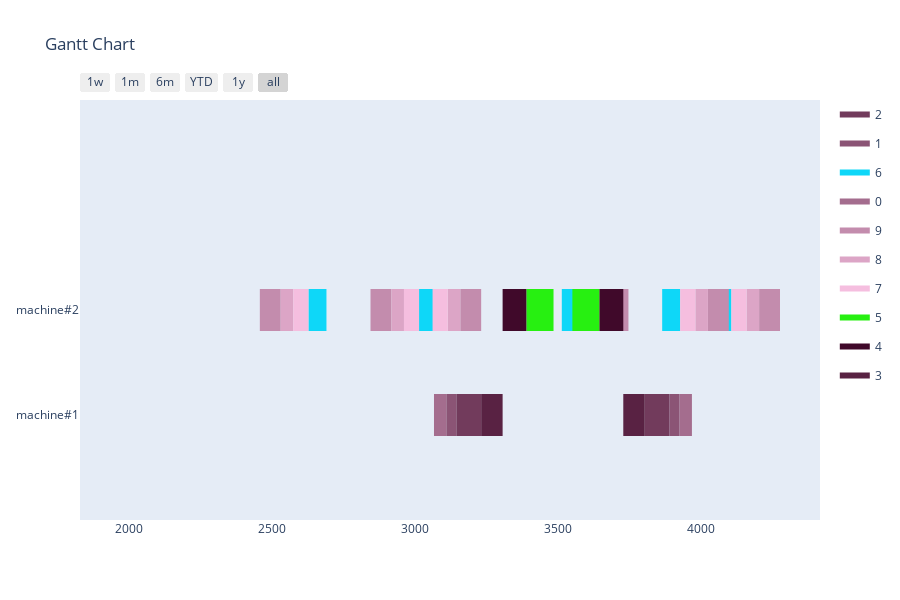

The code cell stored with this chart in its notebook:
### Markdown cell above
Greedy

### Code cell
agent = GreedyAgent(env)
simulator = AgentSimulator()
schedule, schedule_count = simulator.simulate(agent, orders_model)
print(f'Scheduled {schedule_count}/{len(orders_model)} Orders')
visualize_schedule(schedule, env)

### Figure 1 — Plotly figure (JSON) as saved in the notebook; plotly's stock layout.template omitted (floating-point values rounded to 4 significant figures)
{"data": [{"fill": "toself", "fillcolor": "rgb(114, 59, 92)", "hoverinfo": "name", "legendgroup": "rgb(114, 59, 92)", "mode": "none", "name": "2", "type": "scatter", "x": [3146, 3233, 3233, 3146, 3146, 3805, 3892, 3892, 3805], "y": [-0.2, -0.2, 0.2, 0.2, null, -0.2, -0.2, 0.2, 0.2]}, {"fill": "toself", "fillcolor": "rgb(139, 84, 117)", "hoverinfo": "name", "legendgroup": "rgb(139, 84, 117)", "mode": "none", "name": "1", "type": "scatter", "x": [3111, 3146, 3146, 3111, 3111, 3892, 3927, 3927, 3892], "y": [-0.2, -0.2, 0.2, 0.2, null, -0.2, -0.2, 0.2, 0.2]}, {"fill": "toself", "fillcolor": "rgb(14, 215, 248)", "hoverinfo": "name", "legendgroup": "rgb(14, 215, 248)", "mode": "none", "name": "6", "type": "scatter", "x": [3866, 3929, 3929, 3866, 3866, 3016, 3079, 3079, 3016, 3016, 3000, 3063, 3063, 3000, 3000, 2629, 2692, 2692, 2629, 2629, 4045, 4108, 4108, 4045, 4045, 284, 347, 347, 284, 284, 3515, 3578, 3578, 3515, 3515, 473, 536, 536, 473], "y": [0.8, 0.8, 1.2, 1.2, null, 0.8, 0.8, 1.2, 1.2, null, 0.8, 0.8, 1.2, 1.2, null, 0.8, 0.8, 1.2, 1.2, null, 0.8, 0.8, 1.2, 1.2, null, 0.8, 0.8, 1.2, 1.2, null, 0.8, 0.8, 1.2, 1.2, null, 0.8, 0.8, 1.2, 1.2]}, {"fill": "toself", "fillcolor": "rgb(164, 109, 142)", "hoverinfo": "name", "legendgroup": "rgb(164, 109, 142)", "mode": "none", "name": "0", "type": "scatter", "x": [3068, 3111, 3111, 3068, 3068, 3927, 3970, 3970, 3927], "y": [-0.2, -0.2, 0.2, 0.2, null, -0.2, -0.2, 0.2, 0.2]}, {"fill": "toself", "fillcolor": "rgb(195, 140, 173)", "hoverinfo": "name", "legendgroup": "rgb(195, 140, 173)", "mode": "none", "name": "9", "type": "scatter", "x": [4026, 4099, 4099, 4026, 4026, 2846, 2919, 2919, 2846, 2846, 3160, 3233, 3233, 3160, 3160, 2459, 2532, 2532, 2459, 2459, 4205, 4278, 4278, 4205, 4205, 114, 187, 187, 114, 114, 3675, 3748, 3748, 3675, 3675, 303, 376, 376, 303], "y": [0.8, 0.8, 1.2, 1.2, null, 0.8, 0.8, 1.2, 1.2, null, 0.8, 0.8, 1.2, 1.2, null, 0.8, 0.8, 1.2, 1.2, null, 0.8, 0.8, 1.2, 1.2, null, 0.8, 0.8, 1.2, 1.2, null, 0.8, 0.8, 1.2, 1.2, null, 0.8, 0.8, 1.2, 1.2]}, {"fill": "toself", "fillcolor": "rgb(220, 165, 198)", "hoverinfo": "name", "legendgroup": "rgb(220, 165, 198)", "mode": "none", "name": "8", "type": "scatter", "x": [3982, 4026, 4026, 3982, 3982, 2919, 2963, 2963, 2919, 2919, 3116, 3160, 3160, 3116, 3116, 2532, 2576, 2576, 2532, 2532, 4161, 4205, 4205, 4161, 4161, 187, 231, 231, 187, 187, 3631, 3675, 3675, 3631, 3631, 376, 420, 420, 376], "y": [0.8, 0.8, 1.2, 1.2, null, 0.8, 0.8, 1.2, 1.2, null, 0.8, 0.8, 1.2, 1.2, null, 0.8, 0.8, 1.2, 1.2, null, 0.8, 0.8, 1.2, 1.2, null, 0.8, 0.8, 1.2, 1.2, null, 0.8, 0.8, 1.2, 1.2, null, 0.8, 0.8, 1.2, 1.2]}, {"fill": "toself", "fillcolor": "rgb(245, 190, 223)", "hoverinfo": "name", "legendgroup": "rgb(245, 190, 223)", "mode": "none", "name": "7", "type": "scatter", "x": [3929, 3982, 3982, 3929, 3929, 2963, 3016, 3016, 2963, 2963, 3063, 3116, 3116, 3063, 3063, 2576, 2629, 2629, 2576, 2576, 4108, 4161, 4161, 4108, 4108, 231, 284, 284, 231, 231, 3578, 3631, 3631, 3578, 3578, 420, 473, 473, 420], "y": [0.8, 0.8, 1.2, 1.2, null, 0.8, 0.8, 1.2, 1.2, null, 0.8, 0.8, 1.2, 1.2, null, 0.8, 0.8, 1.2, 1.2, null, 0.8, 0.8, 1.2, 1.2, null, 0.8, 0.8, 1.2, 1.2, null, 0.8, 0.8, 1.2, 1.2, null, 0.8, 0.8, 1.2, 1.2]}, {"fill": "toself", "fillcolor": "rgb(39, 240, 17)", "hoverinfo": "name", "legendgroup": "rgb(39, 240, 17)", "mode": "none", "name": "5", "type": "scatter", "x": [3391, 3486, 3486, 3391, 3391, 3552, 3647, 3647, 3552], "y": [0.8, 0.8, 1.2, 1.2, null, 0.8, 0.8, 1.2, 1.2]}, {"fill": "toself", "fillcolor": "rgb(64, 9, 42)", "hoverinfo": "name", "legendgroup": "rgb(64, 9, 42)", "mode": "none", "name": "4", "type": "scatter", "x": [3308, 3391, 3391, 3308, 3308, 3647, 3730, 3730, 3647], "y": [0.8, 0.8, 1.2, 1.2, null, 0.8, 0.8, 1.2, 1.2]}, {"fill": "toself", "fillcolor": "rgb(89, 34, 67)", "hoverinfo": "name", "legendgroup": "rgb(89, 34, 67)", "mode": "none", "name": "3", "type": "scatter", "x": [3233, 3308, 3308, 3233, 3233, 3730, 3805, 3805, 3730], "y": [-0.2, -0.2, 0.2, 0.2, null, -0.2, -0.2, 0.2, 0.2]}, {"legendgroup": "rgb(114, 59, 92)", "marker": {"color": "rgb(114, 59, 92)", "opacity": 0, "size": 1}, "mode": "markers", "name": "", "showlegend": false, "text": [null, null, null, null], "type": "scatter", "x": [3146, 3233, 3805, 3892], "y": [0, 0, 0, 0]}, {"legendgroup": "rgb(139, 84, 117)", "marker": {"color": "rgb(139, 84, 117)", "opacity": 0, "size": 1}, "mode": "markers", "name": "", "showlegend": false, "text": [null, null, null, null], "type": "scatter", "x": [3111, 3146, 3892, 3927], "y": [0, 0, 0, 0]}, {"legendgroup": "rgb(14, 215, 248)", "marker": {"color": "rgb(14, 215, 248)", "opacity": 0, "size": 1}, "mode": "markers", "name": "", "showlegend": false, "text": [null, null, null, null, null, null, null, null, null, null, null, null, null, null, null, null], "type": "scatter", "x": [3866, 3929, 3016, 3079, 3000, 3063, 2629, 2692, 4045, 4108, 284, 347, 3515, 3578, 473, 536], "y": [1, 1, 1, 1, 1, 1, 1, 1, 1, 1, 1, 1, 1, 1, 1, 1]}, {"legendgroup": "rgb(164, 109, 142)", "marker": {"color": "rgb(164, 109, 142)", "opacity": 0, "size": 1}, "mode": "markers", "name": "", "showlegend": false, "text": [null, null, null, null], "type": "scatter", "x": [3068, 3111, 3927, 3970], "y": [0, 0, 0, 0]}, {"legendgroup": "rgb(195, 140, 173)", "marker": {"color": "rgb(195, 140, 173)", "opacity": 0, "size": 1}, "mode": "markers", "name": "", "showlegend": false, "text": [null, null, null, null, null, null, null, null, null, null, null, null, null, null, null, null], "type": "scatter", "x": [4026, 4099, 2846, 2919, 3160, 3233, 2459, 2532, 4205, 4278, 114, 187, 3675, 3748, 303, 376], "y": [1, 1, 1, 1, 1, 1, 1, 1, 1, 1, 1, 1, 1, 1, 1, 1]}, {"legendgroup": "rgb(220, 165, 198)", "marker": {"color": "rgb(220, 165, 198)", "opacity": 0, "size": 1}, "mode": "markers", "name": "", "showlegend": false, "text": [null, null, null, null, null, null, null, null, null, null, null, null, null, null, null, null], "type": "scatter", "x": [3982, 4026, 2919, 2963, 3116, 3160, 2532, 2576, 4161, 4205, 187, 231, 3631, 3675, 376, 420], "y": [1, 1, 1, 1, 1, 1, 1, 1, 1, 1, 1, 1, 1, 1, 1, 1]}, {"legendgroup": "rgb(245, 190, 223)", "marker": {"color": "rgb(245, 190, 223)", "opacity": 0, "size": 1}, "mode": "markers", "name": "", "showlegend": false, "text": [null, null, null, null, null, null, null, null, null, null, null, null, null, null, null, null], "type": "scatter", "x": [3929, 3982, 2963, 3016, 3063, 3116, 2576, 2629, 4108, 4161, 231, 284, 3578, 3631, 420, 473], "y": [1, 1, 1, 1, 1, 1, 1, 1, 1, 1, 1, 1, 1, 1, 1, 1]}, {"legendgroup": "rgb(39, 240, 17)", "marker": {"color": "rgb(39, 240, 17)", "opacity": 0, "size": 1}, "mode": "markers", "name": "", "showlegend": false, "text": [null, null, null, null], "type": "scatter", "x": [3391, 3486, 3552, 3647], "y": [1, 1, 1, 1]}, {"legendgroup": "rgb(64, 9, 42)", "marker": {"color": "rgb(64, 9, 42)", "opacity": 0, "size": 1}, "mode": "markers", "name": "", "showlegend": false, "text": [null, null, null, null], "type": "scatter", "x": [3308, 3391, 3647, 3730], "y": [1, 1, 1, 1]}, {"legendgroup": "rgb(89, 34, 67)", "marker": {"color": "rgb(89, 34, 67)", "opacity": 0, "size": 1}, "mode": "markers", "name": "", "showlegend": false, "text": [null, null, null, null], "type": "scatter", "x": [3233, 3308, 3730, 3805], "y": [0, 0, 0, 0]}], "layout": {"height": 600, "hovermode": "closest", "showlegend": true, "title": {"text": "Gantt Chart"}, "xaxis": {"rangeselector": {"buttons": [{"count": 7, "label": "1w", "step": "day", "stepmode": "backward"}, {"count": 1, "label": "1m", "step": "month", "stepmode": "backward"}, {"count": 6, "label": "6m", "step": "month", "stepmode": "backward"}, {"count": 1, "label": "YTD", "step": "year", "stepmode": "todate"}, {"count": 1, "label": "1y", "step": "year", "stepmode": "backward"}, {"step": "all"}]}, "showgrid": false, "type": "date", "zeroline": false}, "yaxis": {"autorange": false, "range": [-1, 3], "showgrid": false, "ticktext": ["machine#1", "machine#2"], "tickvals": [0, 1], "zeroline": false}}}
